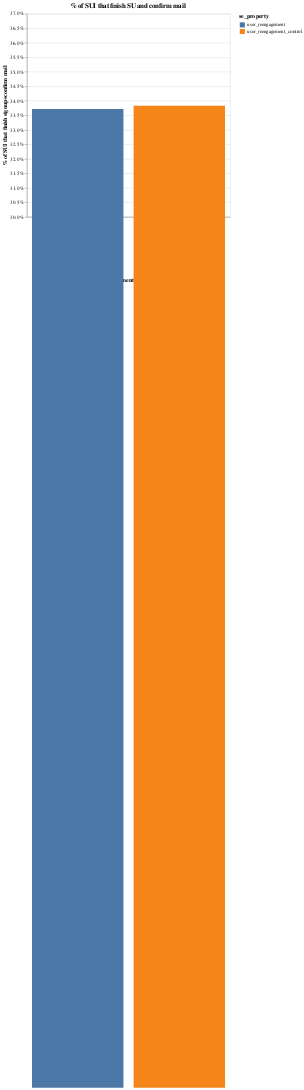

Notebook code for this chart:
### Markdown cell above
## Step 1. % sign up start that finish both signup and confirm their mail.

### Code cell
df = pd.read_csv("user_reengagement.csv")

# keep only first screen.
df = df.loc[df["step"] == "signup-start", :]

# go down to unique level for each event and keep only the first event for each user.
df["rn"] = (
    df.sort_values(["created"], ascending=[True]).groupby("rank_column").cumcount()
)
df = df.loc[df["rn"] == 0, :]

# drop samples before June 10th.
df["day"] = pd.to_datetime(df["created"]).dt.date
df = df.loc[df["day"] >= pd.to_datetime("2020-06-10"), :]
df = df.loc[df["day"] < pd.to_datetime(datetime.now()), :]

# drop users that were already customers.
df = df.loc[
    (pd.to_datetime(df["user_created"]) >= pd.to_datetime("2020-06-10"))
    | (df["user_created"].isna() == True),
    :,
]

df["su_mail"] = 0
df.loc[
    (df["user_id"].isna() == False)
    & (df["email_confirmation_completed"].isna() == False),
    "su_mail",
] = 1

# check conversion.
df = df.groupby(["se_property", "rank_column"])["su_mail"].agg("max").reset_index()
df = df.groupby(["se_property"])["su_mail"].agg("mean").reset_index()

alt.Chart(df).mark_bar().encode(
    x=alt.X("se_property", axis=alt.Axis(title="Treatment group")),
    y=alt.Y(
        "su_mail:Q",
        axis=alt.Axis(title="% of SUI that finish signup+confirm mail", format="%"),
        scale=alt.Scale(domain=(0.30, 0.37)),
    ),
    color="se_property:N",
).properties(width=400, height=400, title="% of SUI that finish SU and confirm mail")

### Figure 1 — Vega-Lite specification as saved in the notebook (floating-point values rounded to 4 significant figures)
{"config": {"view": {"continuousWidth": 400, "continuousHeight": 300}}, "data": {"name": "data-9b0f99b7a11c02ce745f6716cf6daf1e"}, "mark": "bar", "encoding": {"color": {"type": "nominal", "field": "se_property"}, "x": {"type": "nominal", "axis": {"title": "Treatment group"}, "field": "se_property"}, "y": {"type": "quantitative", "axis": {"format": "%", "title": "% of SUI that finish signup+confirm mail"}, "field": "su_mail", "scale": {"domain": [0.3, 0.37]}}}, "height": 400, "title": "% of SUI that finish SU and confirm mail", "width": 400, "$schema": "https://vega.github.io/schema/vega-lite/v4.0.2.json", "datasets": {"data-9b0f99b7a11c02ce745f6716cf6daf1e": [{"se_property": "user_reengagement", "su_mail": 0.3371}, {"se_property": "user_reengagement_control", "su_mail": 0.3383}]}}
